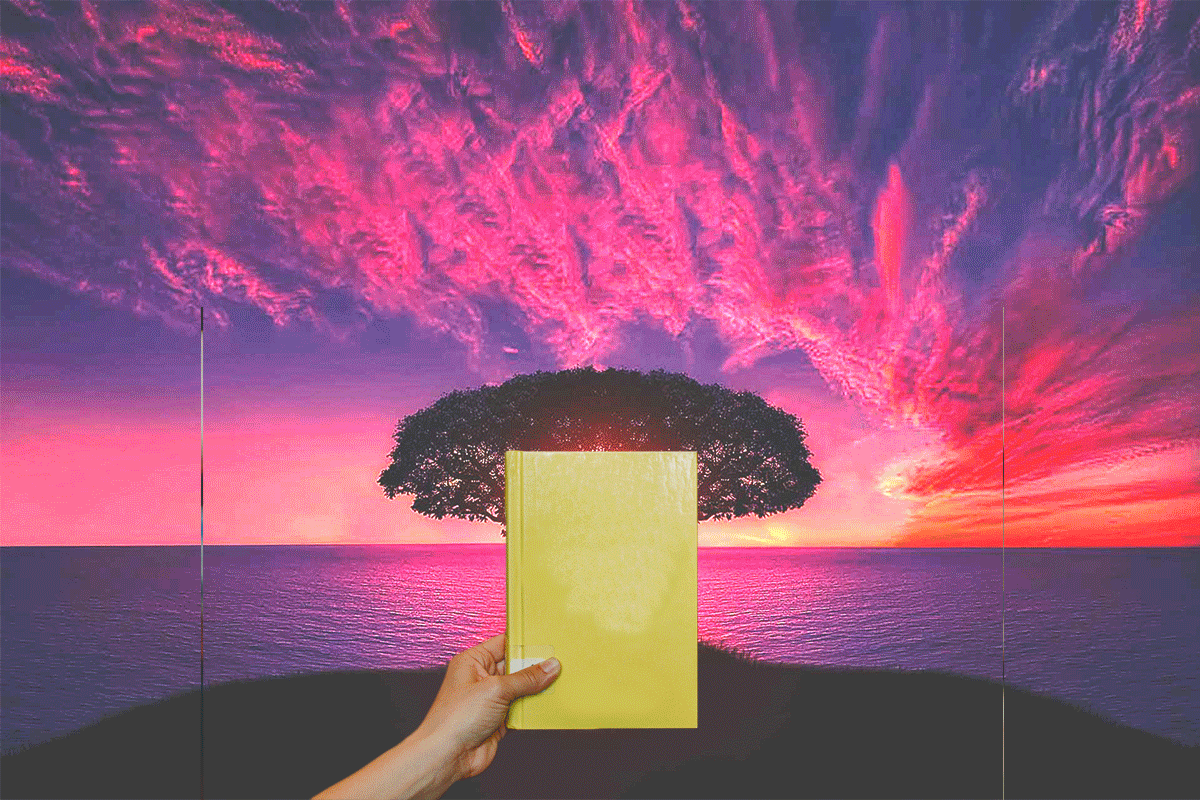
#> input picture source/img/backgroundAnim.gif, 1200 x 800 px
$ python resize.py
#> lines starting #> are read from the running program, lines starting #| are printed output that depends on the picture
import cv2
import glob

i = 0

#for name in glob.glob('backgroundAnim.gif'):
    #i = i + 1
file = cv2.imread("backgroundAnim.gif", 1)
#> file is the input picture: shape (800, 1200, 3); mean B, G, R 120.4, 86.7, 148.2
resize = cv2.resize(file, (0, 0), fx = 0.4, fy = 0.4)
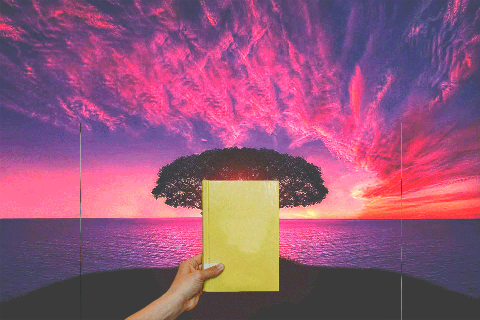
#> resize: shape (320, 480, 3); mean B, G, R 120.4, 86.7, 148.2
cv2.imwrite("backgroundAnim.gif", resize)
